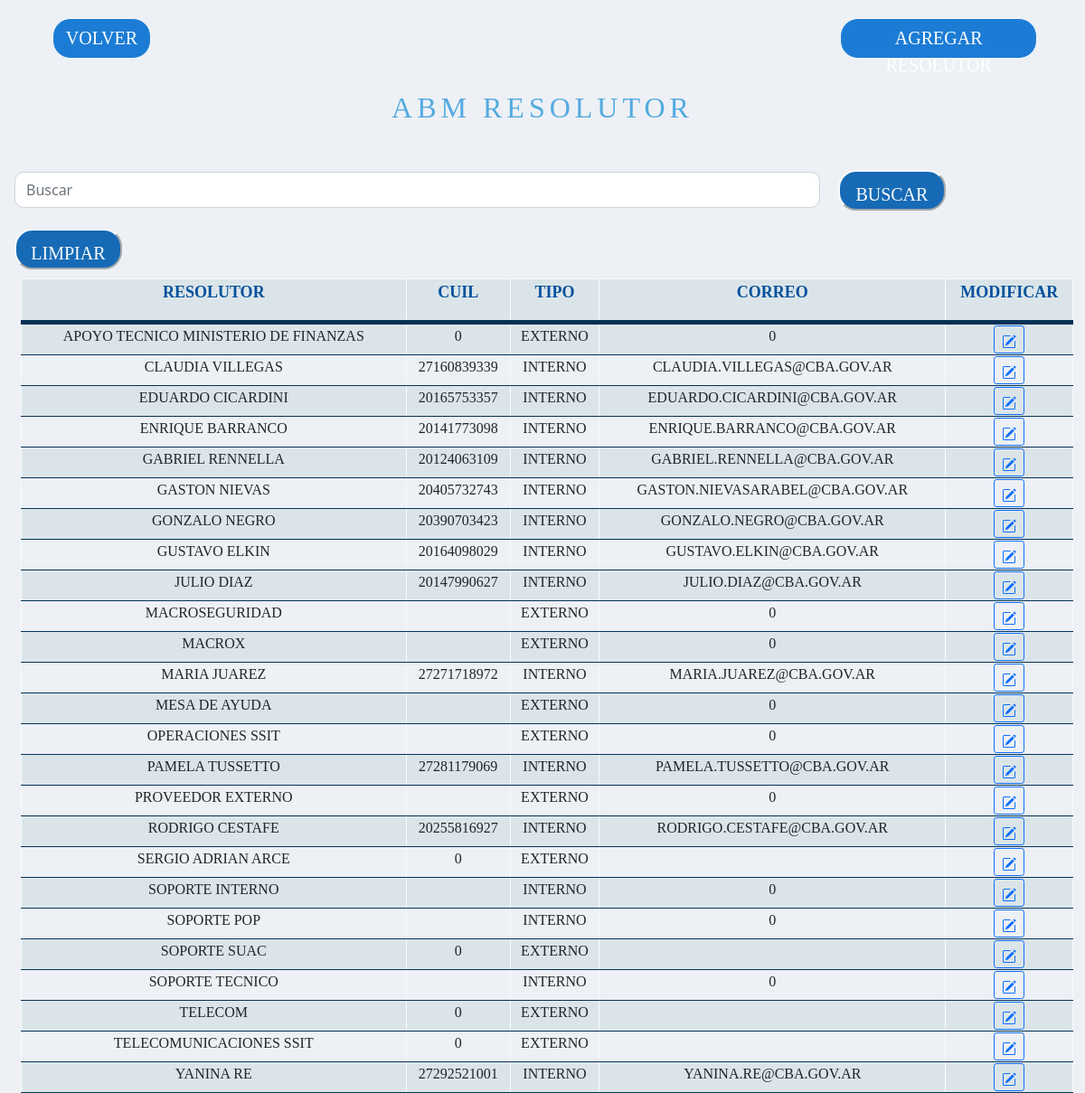
Page /abmresolutor.php (signed in) on the committed database.
### tables this page shows
CREATE TABLE `resolutor` (
  `ID_RESOLUTOR` int(2) NOT NULL,
  `RESOLUTOR` text NOT NULL,
  `ID_TIPO_RESOLUTOR` int(2) NOT NULL,
  `CUIL` text NOT NULL,
  `CORREO` varchar(100) NOT NULL,
  `TELEFONO` text NOT NULL,
  `CONTRASEÑA` varchar(100) NOT NULL
);

CREATE TABLE `tipo_resolutor` (
  `ID_TIPO_RESOLUTOR` int(2) NOT NULL,
  `TIPO_RESOLUTOR` text NOT NULL
);

### abmresolutor.php (the view, shortened to what this page needs)
<?php
include('conexion.php');
?>
<!DOCTYPE html>
<html>
<head>
    <link href="https://cdn.jsdelivr.net/npm/bootstrap@5.1.3/dist/css/bootstrap.min.css" rel="stylesheet">
    <link rel="stylesheet" href="https://cdn.jsdelivr.net/npm/bootstrap-icons@1.5.0/font/bootstrap-icons.css">
	<link rel="stylesheet" type="text/css" href="estiloallabm.css">
</head>
<body>
    <section id="inicio">
        <div id="reporteEst" style="width: 97%; margin-left: 20px;">
            <div class="form-group row justify-content-between" style="margin: 10px; padding:10px;">
                <a id="vlv"  href="abm.php" class="col-3 btn btn-primary " type="button"  value="VOLVER">VOLVER</a>
                <a id="agr"  href="agregarresolutor.php" class="col-3 btn btn-primary " type="button">AGREGAR RESOLUTOR</a>
            </div>
         </div>
        <h1>ABM RESOLUTOR</h1>
		<form method="POST" action="abmresolutor.php">
				<div class="form-group row">
					<input type="text" style="margin-left: 10px; width: 75%; height: 40px; margin-top: 12px; 	box-sizing: border-box; border-radius: 10px;" name="buscar"  placeholder="Buscar"  class="form-control largo col-xl-4 col-lg-4">
					<input id="vlva" class="button col-xl-2 col-lg-2" style="margin-left: 10px; margin-top: 10px;" type="submit" name="btn2" value="BUSCAR"></input>
					<input id="vlva" class="button col-xl-2 col-lg-2" style="margin-left: 10px; margin-top: 10px;" type="submit" name="btn1" value="LIMPIAR"></input>
				</div>
		</form>
        <?php
				echo "<table width=100%>
						<thead>
							<tr>
								<th><p>RESOLUTOR</p></th>
                                <th><p>CUIL</p></th>
                                <th><p>TIPO</p></th>
                                <th><p>CORREO</p></th>
                                <th><p>MODIFICAR</p></th>
							</tr>
						</thead>
					";
					if(isset($_POST['btn2']))
					{
						$doc = $_POST['buscar'];
						$consulta=mysqli_query($datos_base, "SELECT r.ID_RESOLUTOR, r.RESOLUTOR, r.CUIL, t.TIPO_RESOLUTOR, r.CORREO
						FROM resolutor r
                        LEFT JOIN tipo_resolutor t ON  r.ID_TIPO_RESOLUTOR = t.ID_TIPO_RESOLUTOR
						WHERE r.RESOLUTOR LIKE '%$doc%' OR r.CUIL LIKE '%$doc%' OR t.TIPO_RESOLUTOR LIKE '%$doc%' OR r.CORREO LIKE '%$doc%'
                        ORDER BY r.RESOLUTOR ASC");
						while($listar = mysqli_fetch_array($consulta))
						{
							echo
								"
								<tr>
								<td><h4 style='font-size:16px;'>".$listar['RESOLUTOR']."</h4 ></td>
                                <td><h4 style='font-size:16px;'>".$listar['CUIL']."</h4 ></td>
                            	<td><h4 style='font-size:16px;'>".$listar['TIPO_RESOLUTOR']."</h4 ></td>
                                <td><h4 style='font-size:16px;'>".$listar['CORREO']."</h4 ></td>
								<td class='text-center text-nowrap'><a class='btn btn-sm btn-outline-primary' href=modresolutor.php?no=".$listar['ID_RESOLUTOR']." class=mod><svg xmlns='http://www.w3.org/2000/svg' width='16' height='16' fill='currentColor' class='bi bi-pencil-square' viewBox='0 0 16 16'>
								<path d='M15.502 1.94a.5.5 0 0 1 0 .706L14.459 3.69l-2-2L13.502.646a.5.5 0 0 1 .707 0l1.293 1.293zm-1.75 2.456-2-2L4.939 9.21a.5.5 0 0 0-.121.196l-.805 2.414a.25.25 0 0 0 .316.316l2.414-.805a.5.5 0 0 0 .196-.12l6.813-6.814z'/>
								<path fill-rule='evenodd' d='M1 13.5A1.5 1.5 0 0 0 2.5 15h11a1.5 1.5 0 0 0 1.5-1.5v-6a.5.5 0 0 0-1 0v6a.5.5 0 0 1-.5.5h-11a.5.5 0 0 1-.5-.5v-11a.5.5 0 0 1 .5-.5H9a.5.5 0 0 0 0-1H2.5A1.5 1.5 0 0 0 1 2.5v11z'/>
								</svg></a></td>
								</tr>";
						}
					}
					else
					{
						$consulta=mysqli_query($datos_base, "SELECT r.ID_RESOLUTOR, r.RESOLUTOR, r.CUIL, t.TIPO_RESOLUTOR, r.CORREO
						FROM resolutor r
                        LEFT JOIN tipo_resolutor t ON  r.ID_TIPO_RESOLUTOR = t.ID_TIPO_RESOLUTOR
                        ORDER BY r.RESOLUTOR ASC");
						while($listar = mysqli_fetch_array($consulta))
						{
							echo
								"
								<tr>
								<td><h4 style='font-size:16px;'>".$listar['RESOLUTOR']."</h4 ></td>
                                <td><h4 style='font-size:16px;'>".$listar['CUIL']."</h4 ></td>
                                <td><h4 style='font-size:16px;'>".$listar['TIPO_RESOLUTOR']."</h4 ></td>
                                <td><h4 style='font-size:16px;'>".$listar['CORREO']."</h4 ></td>
								<td class='text-center text-nowrap'><a class='btn btn-sm btn-outline-primary' href=modresolutor.php?no=".$listar['ID_RESOLUTOR']." class=mod><svg xmlns='http://www.w3.org/2000/svg' width='16' height='16' fill='currentColor' class='bi bi-pencil-square' viewBox='0 0 16 16'>
								<path d='M15.502 1.94a.5.5 0 0 1 0 .706L14.459 3.69l-2-2L13.502.646a.5.5 0 0 1 .707 0l1.293 1.293zm-1.75 2.456-2-2L4.939 9.21a.5.5 0 0 0-.121.196l-.805 2.414a.25.25 0 0 0 .316.316l2.414-.805a.5.5 0 0 0 .196-.12l6.813-6.814z'/>
								<path fill-rule='evenodd' d='M1 13.5A1.5 1.5 0 0 0 2.5 15h11a1.5 1.5 0 0 0 1.5-1.5v-6a.5.5 0 0 0-1 0v6a.5.5 0 0 1-.5.5h-11a.5.5 0 0 1-.5-.5v-11a.5.5 0 0 1 .5-.5H9a.5.5 0 0 0 0-1H2.5A1.5 1.5 0 0 0 1 2.5v11z'/>
								</svg></a></td>
								</tr>";
						}
					}
					echo "</table>";
					?>
    </section>
</body>
</html>

### estiloallabm.css (style rules this page uses)
section, header { width: 97%; margin-left: auto; margin-right: auto; }
h1 { text-align: center; color: #53AAE0; font-family: TrasandinaBlack; margin-bottom: 40px; margin-top:25px; font-size: 32px; letter-spacing: 5px; }
h4 { text-align: center; font-family: TrasandinaBook; font-size: 14px; text-transform: uppercase; }
p { text-align: center; font-family: TrasandinaMedium; color: #00519C; font-size: 18px; }
#inicio { height: auto; }
input { height: 40px; width: auto; margin: 10px; margin-top: 0px; margin-left: 20px; padding: 10px; display: inline; box-sizing: border-box; border-radius: 10px; border-color: white; }
input { background-color: white; }
::placeholder { color: black; }
.button { width: 200px; height: 50px; color: #f7fbfd; font-size: 20px; float: right; font-family: TrasandinaBook; background-color: #53AAE0; border-color: #f7fbfd; }
#vlv { width: 10%; height: 45px; background-color: #1c7cd5; border-color: #f7fbfd; font-size: 20px; font-family: TrasandinaBook; border-radius: 20px; }
#agr { width: 20%; height: 45px; background-color: #1c7cd5; border-color: #f7fbfd; font-size: 20px; font-family: TrasandinaBook; border-radius: 20px; }
h1 { text-align: center; color: #53AAE0; font-family: TrasandinaBlack; font-size: 32px; letter-spacing: 5px; }
table { text-align: left; margin-left: 5px; background-color: #dbe5e9; border-collapse: collapse; width:100%; }
th, td { border: solid 1px #f7fbfd; border-bottom: solid 1px #073256; }
thead { background-color: #dbe5e9; border-bottom: solid 5px #073256; width: 100%; }
tr:nth-child(even) { background-color: #edf0f5; }
#vlva { width: 10%; height: 45px; background-color: #176AB5; border-color: #f7fbfd; font-size: 20px; font-family: TrasandinaBook; border-radius: 20px; }

### abmresolutor.php (style rules this page uses)
body { background-color: #edf0f5; }

### rows in the picture
resolutor: RESOLUTOR "APOYO TECNICO MINISTERIO DE FINANZAS", CUIL "0", ID_TIPO_RESOLUTOR.TIPO_RESOLUTOR "EXTERNO", CORREO "0"
resolutor: RESOLUTOR "CLAUDIA VILLEGAS", CUIL "27160839339", ID_TIPO_RESOLUTOR.TIPO_RESOLUTOR "INTERNO", CORREO "CLAUDIA.VILLEGAS@CBA.GOV.AR"
resolutor: RESOLUTOR "EDUARDO CICARDINI", CUIL "20165753357", ID_TIPO_RESOLUTOR.TIPO_RESOLUTOR "INTERNO", CORREO "EDUARDO.CICARDINI@CBA.GOV.AR"
resolutor: RESOLUTOR "ENRIQUE BARRANCO", CUIL "20141773098", ID_TIPO_RESOLUTOR.TIPO_RESOLUTOR "INTERNO", CORREO "ENRIQUE.BARRANCO@CBA.GOV.AR"
resolutor: RESOLUTOR "GABRIEL RENNELLA", CUIL "20124063109", ID_TIPO_RESOLUTOR.TIPO_RESOLUTOR "INTERNO", CORREO "GABRIEL.RENNELLA@CBA.GOV.AR"
resolutor: RESOLUTOR "GASTON NIEVAS", CUIL "20405732743", ID_TIPO_RESOLUTOR.TIPO_RESOLUTOR "INTERNO", CORREO "GASTON.NIEVASARABEL@CBA.GOV.AR"
resolutor: RESOLUTOR "GONZALO NEGRO", CUIL "20390703423", ID_TIPO_RESOLUTOR.TIPO_RESOLUTOR "INTERNO", CORREO "GONZALO.NEGRO@CBA.GOV.AR"
resolutor: RESOLUTOR "GUSTAVO ELKIN", CUIL "20164098029", ID_TIPO_RESOLUTOR.TIPO_RESOLUTOR "INTERNO", CORREO "GUSTAVO.ELKIN@CBA.GOV.AR"
resolutor: RESOLUTOR "JULIO DIAZ", CUIL "20147990627", ID_TIPO_RESOLUTOR.TIPO_RESOLUTOR "INTERNO", CORREO "JULIO.DIAZ@CBA.GOV.AR"
resolutor: RESOLUTOR "MACROSEGURIDAD", ID_TIPO_RESOLUTOR.TIPO_RESOLUTOR "EXTERNO", CORREO "0"
resolutor: RESOLUTOR "MACROX", ID_TIPO_RESOLUTOR.TIPO_RESOLUTOR "EXTERNO", CORREO "0"
resolutor: RESOLUTOR "MARIA JUAREZ", CUIL "27271718972", ID_TIPO_RESOLUTOR.TIPO_RESOLUTOR "INTERNO", CORREO "MARIA.JUAREZ@CBA.GOV.AR"
resolutor: RESOLUTOR "MESA DE AYUDA", ID_TIPO_RESOLUTOR.TIPO_RESOLUTOR "EXTERNO", CORREO "0"
resolutor: RESOLUTOR "OPERACIONES SSIT", ID_TIPO_RESOLUTOR.TIPO_RESOLUTOR "EXTERNO", CORREO "0"
resolutor: RESOLUTOR "PAMELA TUSSETTO", CUIL "27281179069", ID_TIPO_RESOLUTOR.TIPO_RESOLUTOR "INTERNO", CORREO "PAMELA.TUSSETTO@CBA.GOV.AR"
resolutor: RESOLUTOR "PROVEEDOR EXTERNO", ID_TIPO_RESOLUTOR.TIPO_RESOLUTOR "EXTERNO", CORREO "0"
resolutor: RESOLUTOR "RODRIGO CESTAFE", CUIL "20255816927", ID_TIPO_RESOLUTOR.TIPO_RESOLUTOR "INTERNO", CORREO "RODRIGO.CESTAFE@CBA.GOV.AR"
resolutor: RESOLUTOR "SERGIO ADRIAN ARCE", CUIL "0", ID_TIPO_RESOLUTOR.TIPO_RESOLUTOR "EXTERNO"
resolutor: RESOLUTOR "SOPORTE INTERNO", ID_TIPO_RESOLUTOR.TIPO_RESOLUTOR "INTERNO", CORREO "0"
resolutor: RESOLUTOR "SOPORTE POP", ID_TIPO_RESOLUTOR.TIPO_RESOLUTOR "INTERNO", CORREO "0"
resolutor: RESOLUTOR "SOPORTE SUAC", CUIL "0", ID_TIPO_RESOLUTOR.TIPO_RESOLUTOR "EXTERNO"
resolutor: RESOLUTOR "SOPORTE TECNICO", ID_TIPO_RESOLUTOR.TIPO_RESOLUTOR "INTERNO", CORREO "0"
resolutor: RESOLUTOR "TELECOM", CUIL "0", ID_TIPO_RESOLUTOR.TIPO_RESOLUTOR "EXTERNO"
resolutor: RESOLUTOR "TELECOMUNICACIONES SSIT", CUIL "0", ID_TIPO_RESOLUTOR.TIPO_RESOLUTOR "EXTERNO"
resolutor: RESOLUTOR "YANINA RE", CUIL "27292521001", ID_TIPO_RESOLUTOR.TIPO_RESOLUTOR "INTERNO", CORREO "YANINA.RE@CBA.GOV.AR"
